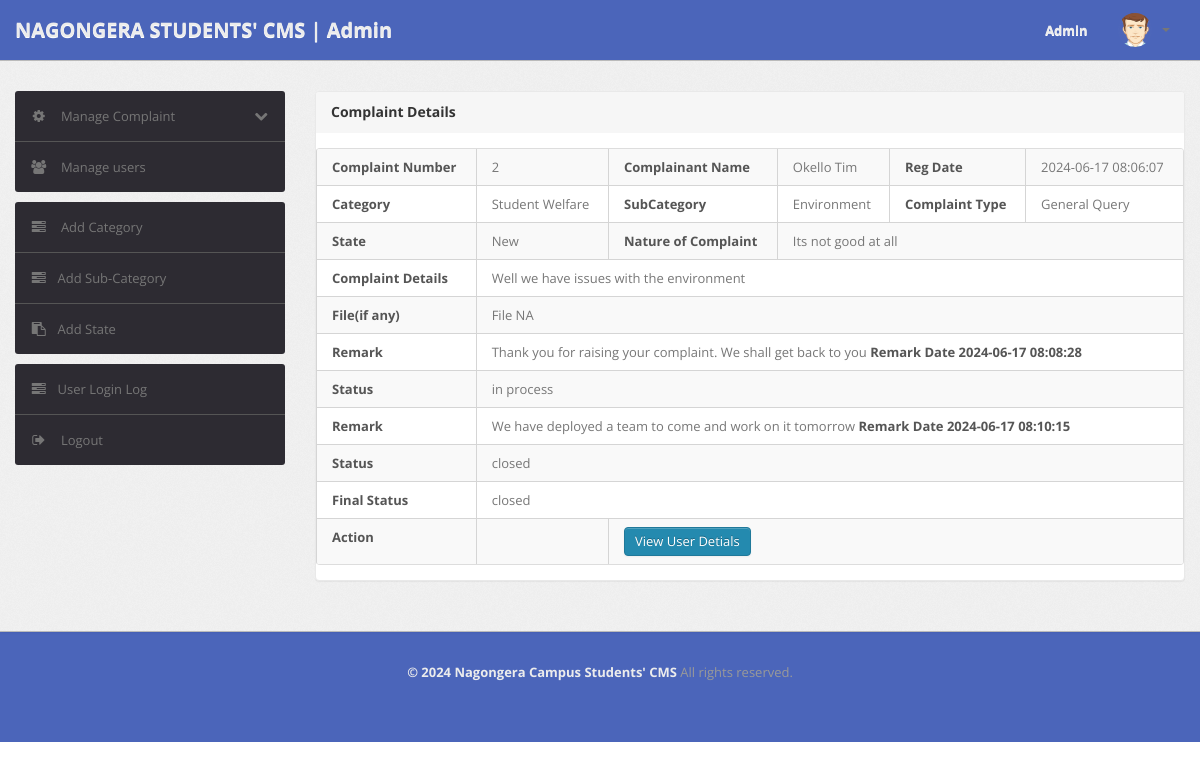
Screenshot of /admin/complaint-details.php?cid=2 (signed in) with the database file from the repository.
### tables this page shows
CREATE TABLE `tblcomplaints` (
  `complaintNumber` int(11) NOT NULL,
  `userId` int(11) NOT NULL,
  `category` int(11) NOT NULL,
  `subcategory` varchar(255) NOT NULL,
  `complaintType` varchar(255) NOT NULL,
  `state` varchar(255) NOT NULL,
  `noc` varchar(255) NOT NULL,
  `complaintDetails` mediumtext NOT NULL,
  `complaintFile` varchar(255) DEFAULT NULL,
  `regDate` timestamp NOT NULL DEFAULT current_timestamp(),
  `status` varchar(50) DEFAULT NULL,
  `lastUpdationDate` timestamp NOT NULL DEFAULT '0000-00-00 00:00:00' ON UPDATE current_timestamp()
);

CREATE TABLE `users` (
  `id` int(11) NOT NULL,
  `fullName` varchar(255) DEFAULT NULL,
  `userEmail` varchar(255) DEFAULT NULL,
  `password` varchar(255) DEFAULT NULL,
  `contactNo` bigint(11) DEFAULT NULL,
  `address` tinytext DEFAULT NULL,
  `State` varchar(255) DEFAULT NULL,
  `country` varchar(255) DEFAULT NULL,
  `pincode` int(6) DEFAULT NULL,
  `userImage` varchar(255) DEFAULT NULL,
  `regDate` timestamp NOT NULL DEFAULT current_timestamp(),
  `updationDate` timestamp NOT NULL DEFAULT '0000-00-00 00:00:00' ON UPDATE current_timestamp(),
  `status` int(1) NOT NULL
);

CREATE TABLE `category` (
  `id` int(11) NOT NULL,
  `categoryName` varchar(255) NOT NULL,
  `categoryDescription` text NOT NULL,
  `creationDate` timestamp NOT NULL DEFAULT current_timestamp(),
  `updationDate` varchar(255) NOT NULL
);

CREATE TABLE `complaintremark` (
  `id` int(11) NOT NULL,
  `complaintNumber` int(11) NOT NULL,
  `status` varchar(255) NOT NULL,
  `remark` mediumtext NOT NULL,
  `remarkDate` timestamp NOT NULL DEFAULT current_timestamp()
);

### admin/complaint-details.php (the view, shortened to what this page needs)
<?php
include('include/config.php');
if(strlen($_SESSION['alogin'])==0)
	{
header('location:index.php');
}
else{
?>
<!DOCTYPE html>
<html lang="en">
<head>
	<link type="text/css" href="bootstrap/css/bootstrap.min.css" rel="stylesheet">
	<link type="text/css" href="bootstrap/css/bootstrap-responsive.min.css" rel="stylesheet">
	<link type="text/css" href="css/theme.css" rel="stylesheet">
	<link type="text/css" href="images/icons/css/font-awesome.css" rel="stylesheet">
</head>
<body>
<?php include('include/header.php');?>
	<div class="wrapper">
		<div class="container">
			<div class="row">
<?php include('include/sidebar.php');?>
			<div class="span9">
					<div class="content">
	<div class="module">
							<div class="module-head">
								<h3>Complaint Details</h3>
							</div>
							<div class="module-body table">
								<table cellpadding="0" cellspacing="0" border="0" class="datatable-1 table table-bordered table-striped	 display" width="100%">
									<tbody>
<?php $st='closed';
$query=mysqli_query($bd, "select tblcomplaints.*,users.fullName as name,category.categoryName as catname from tblcomplaints join users on users.id=tblcomplaints.userId join category on category.id=tblcomplaints.category where tblcomplaints.complaintNumber='".$_GET['cid']."'");
while($row=mysqli_fetch_array($query))
{
?>
										<tr>
											<td><b>Complaint Number</b></td>
											<td><?php echo htmlentities($row['complaintNumber']);?></td>
											<td><b>Complainant Name</b></td>
											<td> <?php echo htmlentities($row['name']);?></td>
											<td><b>Reg Date</b></td>
											<td><?php echo htmlentities($row['regDate']);?>
											</td>
										</tr>
<tr>
											<td><b>Category </b></td>
											<td><?php echo htmlentities($row['catname']);?></td>
											<td><b>SubCategory</b></td>
											<td> <?php echo htmlentities($row['subcategory']);?></td>
											<td><b>Complaint Type</b></td>
											<td><?php echo htmlentities($row['complaintType']);?>
											</td>
										</tr>
<tr>
											<td><b>State </b></td>
											<td><?php echo htmlentities($row['state']);?></td>
											<td ><b>Nature of Complaint</b></td>
											<td colspan="3"> <?php echo htmlentities($row['noc']);?></td>
										</tr>
<tr>
											<td><b>Complaint Details </b></td>
											<td colspan="5"> <?php echo htmlentities($row['complaintDetails']);?></td>
										</tr>
<tr>
											<td><b>File(if any) </b></td>
											<td colspan="5"> <?php $cfile=$row['complaintFile'];
if($cfile=="" || $cfile=="NULL")
{
  echo "File NA";
}
else{?>
<a href="../users/complaintdocs/<?php echo htmlentities($row['complaintFile']);?>" ?> View File</a>
<?php } ?></td>
</tr>
<?php $ret=mysqli_query($bd, "select complaintremark.remark as remark,complaintremark.status as sstatus,complaintremark.remarkDate as rdate from complaintremark join tblcomplaints on tblcomplaints.complaintNumber=complaintremark.complaintNumber where complaintremark.complaintNumber='".$_GET['cid']."'");
while($rw=mysqli_fetch_array($ret))
{
?>
<tr>
<td><b>Remark</b></td>
<td colspan="5"><?php echo  htmlentities($rw['remark']); ?> <b>Remark Date <?php echo  htmlentities($rw['rdate']); ?></b></td>
</tr>
<tr>
<td><b>Status</b></td>
<td colspan="5"><?php echo  htmlentities($rw['sstatus']); ?></td>
</tr>
<?php }?>
<tr>
<td><b>Final Status</b></td>
											<td colspan="5"><?php if($row['status']=="")
											{ echo "Not Process Yet";
} else {
										 echo htmlentities($row['status']);
										 }?></td>
										</tr>
<tr>
											<td><b>Action</b></td>
											<td>
											<?php if($row['status']=="closed"){
												} else {?>
<a href="javascript:void(0);" onClick="popUpWindow('http://localhost/cms/admin/updatecomplaint.php?cid=<?php echo htmlentities($row['complaintNumber']);?>');" title="Update order">
											 <button type="button" class="btn btn-primary">Take Action</button></td>
											</a><?php } ?></td>
											<td colspan="4">
											<a href="javascript:void(0);" onClick="popUpWindow('http://localhost/cms/admin/userprofile.php?uid=<?php echo htmlentities($row['userId']);?>');" title="Update order">
											 <button type="button" class="btn btn-primary">View User Detials</button></a></td>
										</tr>
										<?php  } ?>
								</table>
							</div>
						</div>
					</div>
				</div>
			</div>
		</div>
	</div>
<?php include('include/footer.php');?>
</body>
<?php } ?>

### admin/include/header.php (shortened to what this page needs)
<div class="navbar navbar-fixed-top">
		<div class="navbar-inner" style=" background-color: rgba(13, 48, 163, 0.742); ">
			<div class="container">
			  	<a style="color:#ececec;" class="brand" href="#">
			  		NAGONGERA STUDENTS' CMS | Admin
			  	</a>
				<div class="nav-collapse collapse navbar-inverse-collapse">
					<ul class="nav pull-right">
						<li><a style="color:#ececec;" href="#">
							Admin
						</a></li>
						<li class="nav-user dropdown">
							<a href="#" class="dropdown-toggle" data-toggle="dropdown">
								<img src="images/user.png" class="nav-avatar" />
								<b class="caret"></b>
							</a>
						</li>
					</ul>
				</div>
			</div>
		</div>
	</div>

### admin/include/sidebar.php (shortened to what this page needs)
<div class="span3">
					<div class="sidebar">
<ul class="widget widget-menu unstyled">
							<li>
								<a class="collapsed" data-toggle="collapse" href="#togglePages">
									<i class="menu-icon icon-cog"></i>
									<i class="icon-chevron-down pull-right"></i><i class="icon-chevron-up pull-right"></i>
									Manage Complaint
								</a>
							</li>
							<li>
								<a href="manage-users.php">
									<i class="menu-icon icon-group"></i>
									Manage users
								</a>
							</li>
						</ul>
						<ul class="widget widget-menu unstyled">
                                <li><a href="category.php"><i class="menu-icon icon-tasks"></i> Add Category </a></li>
                                <li><a href="subcategory.php"><i class="menu-icon icon-tasks"></i>Add Sub-Category </a></li>
                                <li><a href="state.php"><i class="menu-icon icon-paste"></i>Add State</a></li>
                            </ul>
						<ul class="widget widget-menu unstyled">
							<li><a href="user-logs.php"><i class="menu-icon icon-tasks"></i>User Login Log </a></li>
							<li>
								<a href="logout.php">
									<i class="menu-icon icon-signout"></i>
									Logout
								</a>
							</li>
						</ul>
					</div>
				</div>

### admin/include/footer.php
<div class="footer" style=" text-align:center; background-color: rgba(13, 48, 163, 0.742); ">
	<div class="container" >
		<b style="color:#ececec;" class="copyright">&copy; 2024 Nagongera Campus Students' CMS </b> All rights reserved.
	</div>
</div>

### rows the page displays
tblcomplaints: complaintNumber "2", userId.fullName "Okello Tim", regDate "2024-06-17 08:06:07", category.categoryName "Student Welfare", subcategory "Environment", complaintType "General Query", state "New", noc "Its not good at all", complaintDetails "Well we have issues with the environment", complaintFile "File NA", status "closed"
complaintremark: remark "Thank you for raising your complaint. We shall get back to you", remarkDate "2024-06-17 08:08:28", status "in process"
complaintremark: remark "We have deployed a team to come and work on it tomorrow", remarkDate "2024-06-17 08:10:15", status "closed"
